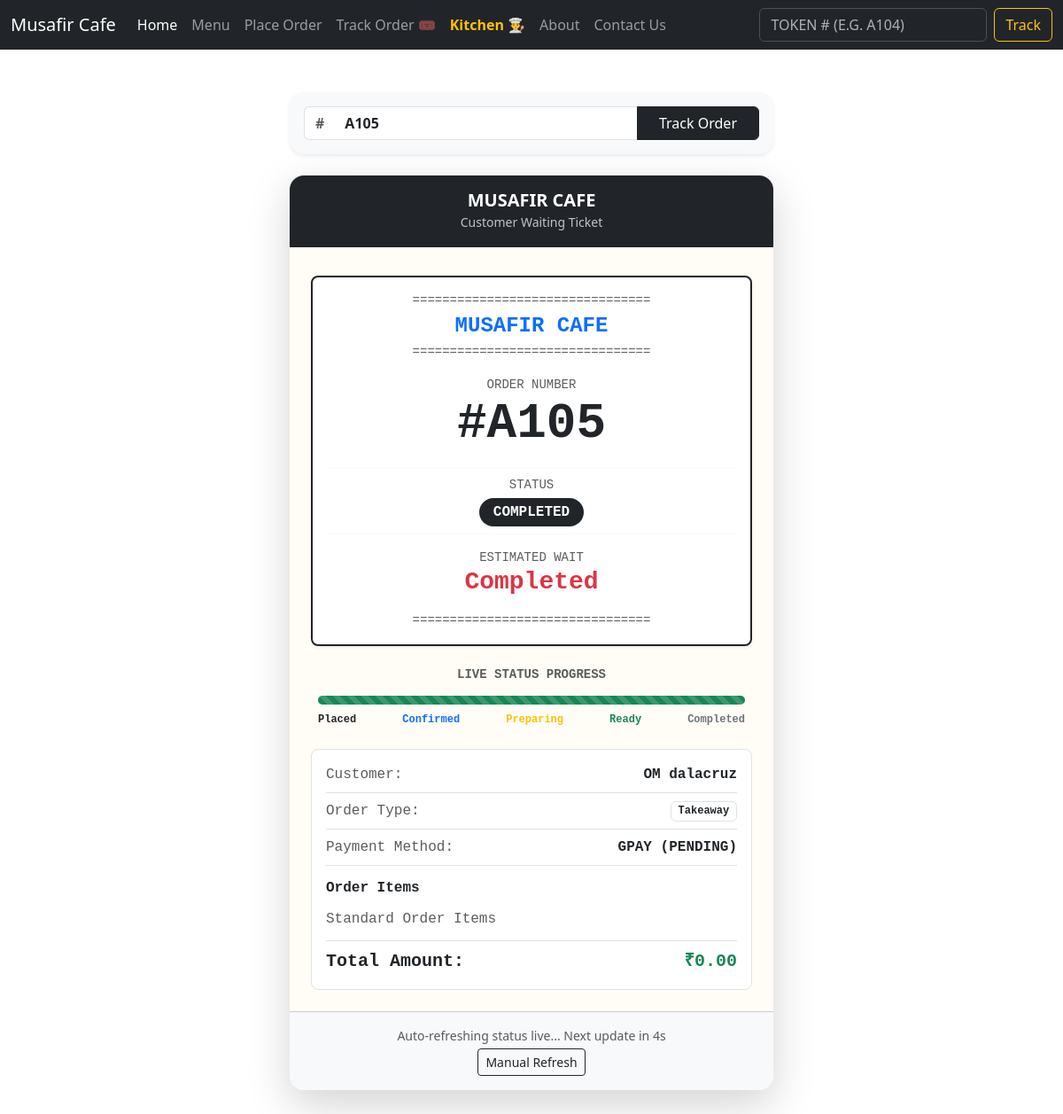
Page /order/A105/ on the committed database.
### main/models.py (models this page shows, shortened)
class Order(models.Model):
    ORDER_TYPE_CHOICES = [
        ('dine_in', 'Dine In'),
        ('takeaway', 'Takeaway'),
        ('delivery', 'Delivery'),
    ]
    PAYMENT_METHOD_CHOICES = [
        ('gpay', 'GPay'),
        ('card', 'Debit/Credit Card'),
        ('cash', 'Cash'),
    ]
    PAYMENT_STATUS_CHOICES = [
        ('pending', 'Pending'),
        ('paid', 'Paid'),
        ('failed', 'Failed'),
    ]
    STATUS_CHOICES = [
        ('placed', 'Placed'),
        ('confirmed', 'Confirmed'),
        ('preparing', 'Preparing'),
        ('ready', 'Ready'),
        ('completed', 'Completed'),
        ('cancelled', 'Cancelled'),
    ]
    customer_name = models.CharField(max_length=150)
    customer_phone = models.CharField(max_length=20)
    customer_email = models.EmailField(blank=True, null=True)
    order_type = models.CharField(max_length=20, choices=ORDER_TYPE_CHOICES, default='dine_in')
    payment_method = models.CharField(max_length=20, choices=PAYMENT_METHOD_CHOICES, default='cash')
    payment_status = models.CharField(max_length=20, choices=PAYMENT_STATUS_CHOICES, default='pending')
    subtotal = models.DecimalField(max_digits=10, decimal_places=2, default=0.00)
    addon_total = models.DecimalField(max_digits=10, decimal_places=2, default=0.00)
    discount = models.DecimalField(max_digits=10, decimal_places=2, default=0.00)
    cod_charge = models.DecimalField(max_digits=10, decimal_places=2, default=0.00)
    total = models.DecimalField(max_digits=10, decimal_places=2, default=0.00)
    status = models.CharField(max_length=20, choices=STATUS_CHOICES, default='placed')
    token_number = models.CharField(max_length=20, unique=True, blank=True, null=True)
    estimated_wait_minutes = models.IntegerField(default=15)
    created_at = models.DateTimeField(auto_now_add=True)
    @property
    def estimated_wait_display(self):
        if self.status == 'completed':
            return "Completed"
        elif self.status == 'cancelled':
            return "Cancelled"
        elif self.status == 'ready':
            return "Ready Now!"
        elif self.estimated_wait_minutes <= 0:
            return "Ready Soon"
        return f"{self.estimated_wait_minutes} minutes"

### main/views.py (the view, shortened to what this page needs)
# urls.py: path("order/", views.order_tracking, name="order_tracking_home"),
def order_tracking(request, token=None):
    if not token:
        token = request.GET.get('token')
    order = None
    if token:
        token_str = token.strip()
        if token_str.startswith('#'):
            token_str = token_str[1:]
        order = Order.objects.filter(token_number__iexact=token_str).first()
        if not order and token_str.isdigit():
            order = Order.objects.filter(id=int(token_str)).first()
    return render(request, 'order_status.html', {
        'order': order,
        'search_token': token or ''
    })

### template/order_status.html (shortened to what this page needs)
{% extends 'base.html' %}
{% block body %}
<div class="container py-5">
    <div class="row justify-content-center">
        <div class="col-md-8 col-lg-6">
            <div class="card shadow-sm border-0 mb-4 rounded-4" style="background: #f8f9fa;">
                <div class="card-body p-3">
                    <form action="{% url 'order_lookup' %}" method="POST" class="d-flex align-items-center">
                        <div class="input-group">
                            <span class="input-group-text bg-white border-end-0 text-muted fw-bold">#</span>
                            <input type="text" name="token" class="form-control border-start-0 text-uppercase fw-semibold"
                                   placeholder="Enter Token (e.g. A104)" value="{{ search_token }}" required>
                            <button class="btn btn-dark px-4 fw-medium" type="submit">Track Order</button>
                        </div>
                    </form>
                </div>
            </div>
            {% if order %}
            <div class="card border-0 shadow-lg rounded-4 overflow-hidden" id="order-ticket-card">
                <div class="card-header bg-dark text-white text-center py-3">
                    <h5 class="m-0 text-uppercase tracking-wider fw-bold">Musafir Cafe</h5>
                    <small class="text-light opacity-75">Customer Waiting Ticket</small>
                </div>
                <div class="card-body p-4 font-monospace" style="background-color: #fffdf5;">
                    <div class="text-center my-2 p-3 border border-2 border-dashed border-dark rounded-3 bg-white shadow-sm">
                        <div class="text-muted small">================================</div>
                        <h4 class="fw-bold my-1 text-primary">MUSAFIR CAFE</h4>
                        <div class="text-muted small">================================</div>
                        <div class="py-3">
                            <span class="text-muted small d-block">ORDER NUMBER</span>
                            <h1 class="display-4 fw-bolder text-dark m-0" id="ticket-token">#{{ order.token_number }}</h1>
                        </div>
                        <div class="py-2 border-top border-bottom border-light">
                            <span class="text-muted small d-block mb-1">STATUS</span>
                            <span class="badge rounded-pill fs-6 px-3 py-2 text-uppercase id-status-badge
                                  {% if order.status == 'placed' %}bg-secondary
                                  {% elif order.status == 'confirmed' %}bg-primary
                                  {% elif order.status == 'preparing' %}bg-warning text-dark
                                  {% elif order.status == 'ready' %}bg-success
                                  {% elif order.status == 'completed' %}bg-dark
                                  {% else %}bg-danger{% endif %}" id="ticket-status-display">
                                {{ order.get_status_display }}
                            </span>
                        </div>
                        <div class="py-3">
                            <span class="text-muted small d-block">ESTIMATED WAIT</span>
                            <h3 class="fw-bold text-danger m-0" id="ticket-wait-display">{{ order.estimated_wait_display }}</h3>
                        </div>
                        <div class="text-muted small">================================</div>
                    </div>
                    <div class="mt-4 mb-3 px-2">
                        <h6 class="text-center font-sans-serif text-muted small text-uppercase mb-3 fw-bold">Live Status Progress</h6>
                        <div class="progress position-relative" style="height: 10px; background-color: #e9ecef;">
                            {% with status=order.status %}
                            <div class="progress-bar progress-bar-striped progress-bar-animated
                                  {% if status == 'ready' or status == 'completed' %}bg-success{% else %}bg-warning{% endif %}"
                                 id="status-progress-bar"
                                 role="progressbar"
                                 style="width: {% if status == 'placed' %}20%{% elif status == 'confirmed' %}40%{% elif status == 'preparing' %}65%{% elif status == 'ready' %}90%{% elif status == 'completed' %}100%{% else %}0%{% endif %};">
                            </div>
                            {% endwith %}
                        </div>
                        <div class="d-flex justify-content-between text-center mt-2 small font-sans-serif" style="font-size: 0.75rem;">
                            <span class="fw-bold {% if order.status in 'placed,confirmed,preparing,ready,completed' %}text-dark{% else %}text-muted{% endif %}">Placed</span>
                            <span class="fw-bold {% if order.status in 'confirmed,preparing,ready,completed' %}text-primary{% else %}text-muted{% endif %}">Confirmed</span>
                            <span class="fw-bold {% if order.status in 'preparing,ready,completed' %}text-warning{% else %}text-muted{% endif %}">Preparing</span>
                            <span class="fw-bold {% if order.status in 'ready,completed' %}text-success{% else %}text-muted{% endif %}">Ready</span>
                            <span class="fw-bold {% if order.status == 'completed' %}text-secondary{% else %}text-muted{% endif %}">Completed</span>
                        </div>
                    </div>
                    <div class="bg-white p-3 rounded-3 border mt-4 font-sans-serif">
                        <div class="d-flex justify-content-between align-items-center mb-2 pb-2 border-bottom">
                            <span class="text-muted">Customer:</span>
                            <span class="fw-bold">{{ order.customer_name }}</span>
                        </div>
                        <div class="d-flex justify-content-between align-items-center mb-2 pb-2 border-bottom">
                            <span class="text-muted">Order Type:</span>
                            <span class="badge bg-outline-secondary text-dark border">{{ order.get_order_type_display }}</span>
                        </div>
                        <div class="d-flex justify-content-between align-items-center mb-2 pb-2 border-bottom">
                            <span class="text-muted">Payment Method:</span>
                            <span class="text-uppercase fw-semibold">{{ order.get_payment_method_display }} ({{ order.get_payment_status_display }})</span>
                        </div>
                        <h6 class="fw-bold mt-3 mb-2">Order Items</h6>
                        <ul class="list-group list-group-flush mb-2">
                            {% for item in order.items.all %}
                            <li class="list-group-item d-flex justify-content-between align-items-center px-0 py-1 border-0">
                                <span>{{ item.quantity }}x {{ item.menu_item.name }}</span>
                                <span class="fw-semibold">₹{{ item.unit_price }}</span>
                            </li>
                            {% empty %}
                            <li class="list-group-item text-muted px-0 py-1 border-0">Standard Order Items</li>
                            {% endfor %}
                        </ul>
                        <div class="d-flex justify-content-between align-items-center pt-2 border-top fw-bold fs-5 text-dark">
                            <span>Total Amount:</span>
                            <span class="text-success">₹{{ order.total }}</span>
                        </div>
                    </div>
                </div>
                <div class="card-footer bg-light text-center py-3">
                    <small class="text-muted d-block mb-1">Auto-refreshing status live... Next update in <span id="poll-timer">5</span>s</small>
                    <a href="{% url 'order_tracking' token=order.token_number %}" class="btn btn-sm btn-outline-dark">
                        Manual Refresh
                    </a>
                </div>
            </div>
            {% endif %}
        </div>
    </div>
</div>
{% endblock body %}

### rows in the picture
Order: token_number "A105", status "COMPLETED", estimated_wait_display "Completed", customer_name "OM dalacruz", order_type "Takeaway", payment_method "GPAY", payment_status "PENDING", total "0.00"
